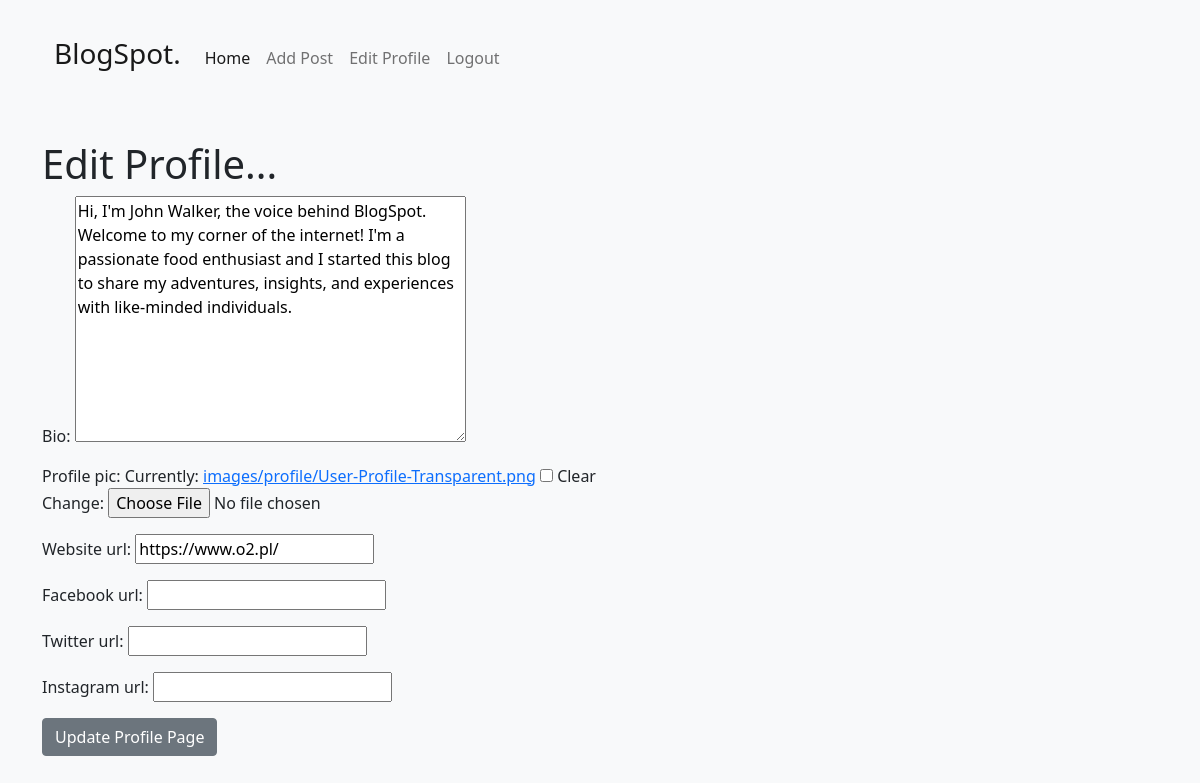
The app's page /members/1/edit_profile_page (signed in) with its own data.
### theblog/models.py (models this page shows, shortened)
class Profile(models.Model):
    user = models.OneToOneField(User, null=True, on_delete=models.CASCADE)  # Powiązanie z modelem użytkownika
    bio = models.TextField()  # Biografia użytkownika
    profile_pic = models.ImageField(null=True, blank=True, upload_to="images/profile/")  # Zdjęcie profilowe
    website_url = models.CharField(max_length=255, null=True, blank=True)  # Strona internetowa
    facebook_url = models.CharField(max_length=255, null=True, blank=True)  # URL do profilu na Facebooku
    twitter_url = models.CharField(max_length=255, null=True, blank=True)  # URL do profilu na Twitterze
    instagram_url = models.CharField(max_length=255, null=True, blank=True)  # URL do profilu na Instagramie

### members/views.py (the view)
# urls.py: path('<int:pk>/edit_profile_page', EditProfilePageView.as_view(), name='edit_profile_page'),
class EditProfilePageView(generic.UpdateView):
    model = Profile  # Model używany do edycji
    template_name = 'registration/edit_profile_page.html'  # Szablon używany do renderowania widoku
    fields = ['bio', 'profile_pic', 'website_url', 'facebook_url', 'twitter_url', 'instagram_url']  # Pola, które będą edytowane
    success_url = reverse_lazy('home')  # URL do przekierowania po pomyślnym zapisaniu formularza

### members/templates/registration/edit_profile_page.html (shortened to what this page needs)
{% extends 'base.html' %}
{% block content %}
{% include 'navbar.html' %}
{% if user.is_authenticated %}
    <h1>Edit Profile...</h1>
    <div class="form-group">
        <form method="POST" enctype="multipart/form-data">
            {{ form.as_p }}
            <button  class="btn btn-secondary">Update Profile Page</button>
        </form>
    </div>
{% else %}
Login to get acces
{% endif %}
{% endblock %}

### records on screen
Profile: bio "Hi, I'm John Walker, the voice behind BlogSpot. Welcome to my corner of the internet! I'm a passionate food enthusiast and I started this blog to share my adventures, insights, and experiences with like-minded individuals.", website_url "https://www.o2.pl/"
